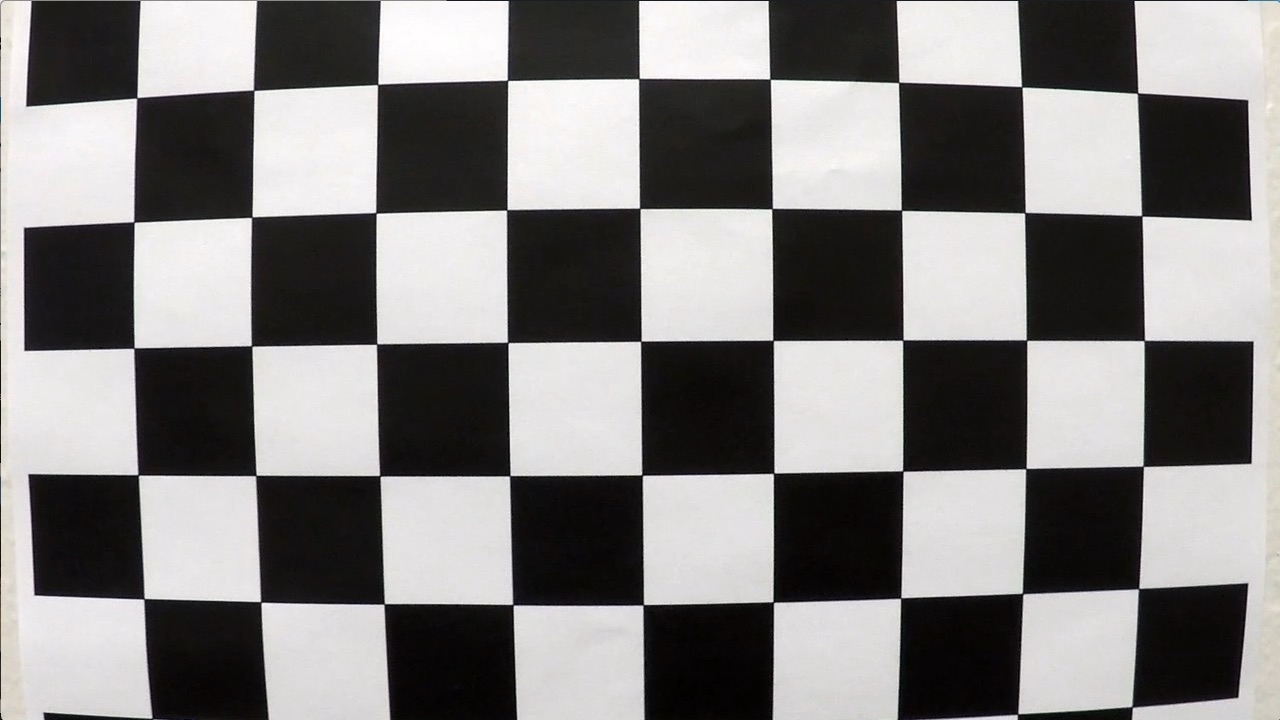
#> input picture APL-CarND-Advanced-Lane-Lines/camera_cal/calibration1.jpg, 1280 x 720 px; the run also reads 2 pictures not shown here
$ jupyter execute --allow-errors ald.ipynb   (shell and % lines are left out)   (older library calls are emulated)
#> lines starting #> are read from the running program, lines starting #| are printed output that depends on the picture; after the words box and inside, x2 and y2 are one past the last pixel; in counts of white or black regions, pixels touching at a corner belong together
## Advanced Lane Finding Project - Arturo Polanco Lozano

In this project, your goal is to write a software pipeline to identify the lane boundaries in a video, but the main output or product we want you to create is a detailed writeup of the project. Check out the writeup template for this project and use it as a starting point for creating your own writeup.

The goals / steps of this project are the following:

Compute the camera calibration matrix and distortion coefficients given a set of chessboard images. Apply a distortion correction to raw images. Use color transforms, gradients, etc., to create a thresholded binary image. Apply a perspective transform to rectify binary image ("birds-eye view"). Detect lane pixels and fit to find the lane boundary. Determine the curvature of the lane and vehicle position with respect to center. Warp the detected lane boundaries back onto the original image. Output visual display of the lane boundaries and numerical estimation of lane curvature and vehicle position..

## Camera Calibration
1. Have the camera matrix and distortion coefficients been computed correctly and
checked on one of the calibration images as a test?

The code for this step is contained in the first code cell of the IPython notebook importing the packages that are used in the whole project, then an image that needs calibration is printed. In cells 3 and 4 I locate the cornesrs in the chessboard and in cell 5 I used them to calculate the distortion correction in a sample image.

I start by preparing "object points", which will be the (x, y, z) coordinates of the chessboard corners in the
world. Here I am assuming the chessboard is fixed on the (x, y) plane at z=0, such that the object points are
the same for each calibration image. Thus, objp is just a replicated array of coordinates, and objpoints
will be appended with a copy of it every time I successfully detect all chessboard corners in a test image.
imgpoints will be appended with the (x, y) pixel position of each of the corners in the image plane with
each successful chessboard detection.I then used the output objpoints and imgpoints to compute the camera calibration and distortion
coefficients using the cv2.calibrateCamera() function. I applied this distortion correction to the test
image using the cv2.undistort() function and obtained this result:

[cell 1]
# import packages
import numpy as np
import cv2
import matplotlib.pyplot as plt
import matplotlib.image as mpimg
import glob
import pickle
from scipy import signal

[cell 2]
# sample of an image used for calibration
img = mpimg.imread('camera_cal/calibration1.jpg')
#> img is the input picture: shape (720, 1280, 3); mean R, G, B 130.1, 128.4, 127.8
plt.imshow(img)

[cell 3]
# Prepare object points
nx = 9 # Number of inside corners in any given row
ny = 6 # Number of inside corners in any given column

# Read in and make a list of calibration images

# glob allows us to read in files with consistent file names
# e.g. calibration-1.jpg, calibration-2.jpg...
images = glob.glob("camera_cal/calibration*.jpg")

# Initialise image and object point arrays
objpoints = []
imgpoints = []

# Generate object points
objp = np.zeros((nx*ny,3), np.float32)
objp[:,:2] = np.mgrid[0:nx,0:ny].T.reshape(-1,2) # x, y coordinates

# [7 lines left out: function cal_undistort, not called in this run]

[cell 4]
for fname in images:

    # Read in image
    img = cv2.imread(fname)

    # Convert to grayscale
    gray = cv2.cvtColor(img, cv2.COLOR_BGR2GRAY)

    # Find the chessboard corners
    # Parameters: (image, chessboard dims, param for any flags)
    # chessboard dims = inside corners, not squares.
    ret, corners = cv2.findChessboardCorners(gray, (nx, ny), None)
#> ret = False; corners = None

    # If found, draw corners
    if ret == True:
        # Fill image point and object point arrays
        imgpoints.append(corners)
        objpoints.append(objp)

        # Draw and display the corners
        cv2.drawChessboardCorners(img, (nx, ny), corners, ret)
        plt.imshow(img)
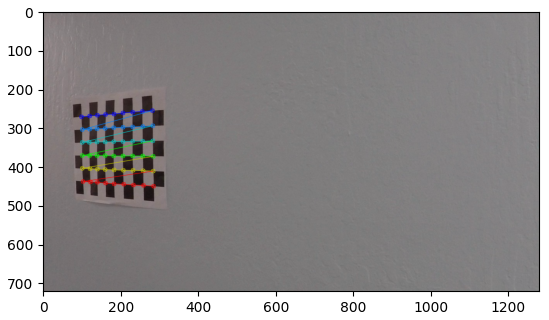
#> figure drawn by matplotlib, 1 panel; B, G, R data is drawn as R, G, B

## Pipeline (single images)
1. Provide an example of a distortion-corrected image.

[cell 5]
# Test undistortion on an image
img = cv2.imread('camera_cal/calibration11.jpg')
img_size = (img.shape[1], img.shape[0])

# Do camera calibration given object points and image points
ret, mtx, dist, rvecs, tvecs = cv2.calibrateCamera(objpoints, imgpoints, img_size,None,None)
#> ret = 0.644; mtx = [[1057.6, 0, 691.1], [0, 1058.6, 278], [0, 0, 1]]; dist = [[-0.322, 0.709, 0.013, 0.00946, -1.02]]; rvecs = ([0.424, -0.236, 0.0488], [-0.024, 0.4, -0.0295]); tvecs = ([-2.48, 1.1, 17.79], [-17.95, -0.401, 29.17])

dst = cv2.undistort(img, mtx, dist, None, mtx)
cv2.imwrite('calibration_wide/test_undist.jpg',dst)

# Save the camera calibration result for later use (we won't worry about rvecs / tvecs)
dist_pickle = {}
dist_pickle["mtx"] = mtx
dist_pickle["dist"] = dist
pickle.dump( dist_pickle, open( "calibration_output.p", "wb" ) )
#dst = cv2.cvtColor(dst, cv2.COLOR_BGR2RGB)
# Visualize undistortion
f, (ax1, ax2) = plt.subplots(1, 2, figsize=(20,10))
ax1.imshow(img)
ax1.set_title('Original', fontsize=50)
ax2.imshow(dst)
ax2.set_title('Undistorted', fontsize=50)

[cell 6]
# extracting values for the camera matrix and distortion coefficients
with open("calibration_output.p", mode='rb') as f:
    camera_calib = pickle.load(f)
mtx = camera_calib["mtx"]
dist = camera_calib["dist"]

# print values
print("Camera matrix values: ",mtx)
print("Distortion coefficients: ",dist)

## Pipeline (single images)

1. Has the distortion correction been correctly applied to each image?

To demonstrate this step, I will describe how I apply the distortion correction to one of the test images like this
one:

[cell 7]
# read image
raw = cv2.imread("test_images/sample.png")
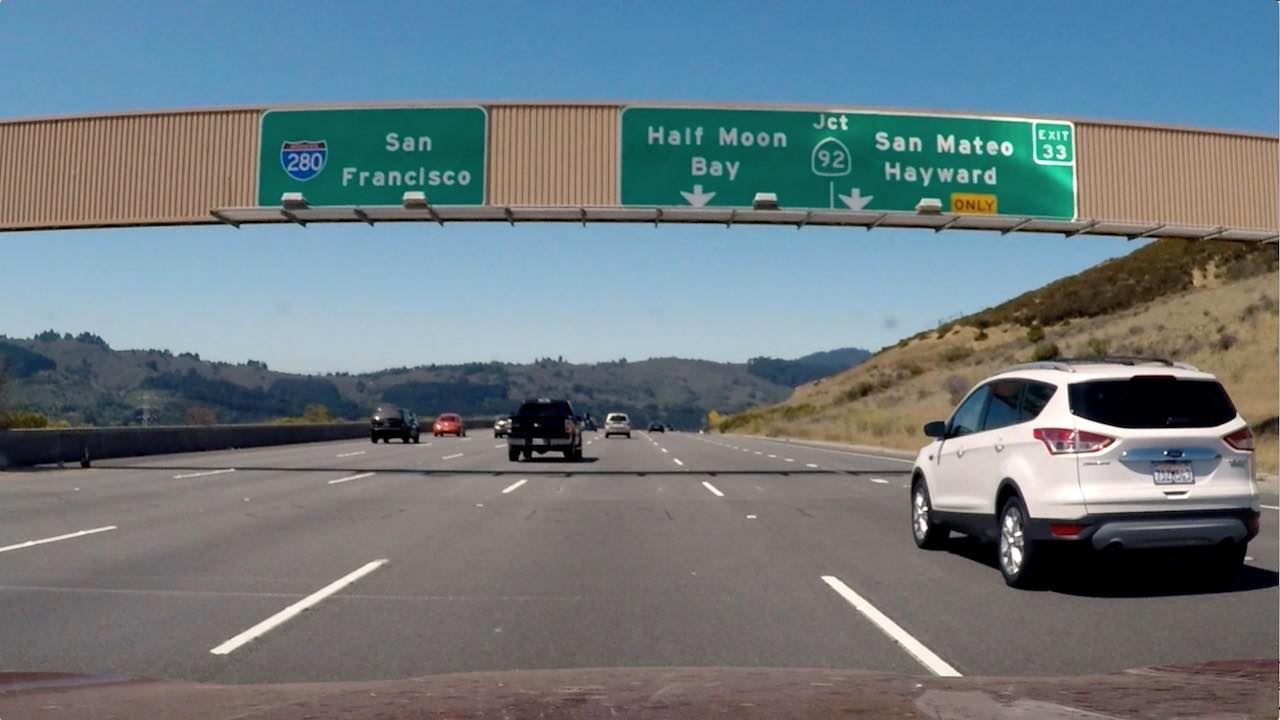
#> input picture APL-CarND-Advanced-Lane-Lines/test_images/sample.png, 1280 x 720 px
#> raw is the input picture: shape (720, 1280, 3); mean B, G, R 127.5, 121.6, 109.2

# undistort sample
image = cv2.undistort(raw, mtx, dist, None, mtx)

# visualize output
f, (ax1, ax2) = plt.subplots(1, 2, figsize=(30,15))
ax1.imshow(raw)
ax1.set_title('Original', fontsize=50)
ax2.imshow(image)
ax2.set_title('Undistorted', fontsize=50)

[cell 8]
# store parameters values
imshape = raw.shape

height = raw.shape[0]
offset = 50
offset_height = height - offset
half_frame = raw.shape[1] // 2
steps = 6
pixels_per_step = offset_height / steps
window_radius = 200
medianfilt_kernel_size = 51
horizontal_offset = 40

blank_canvas = np.zeros((720, 1280))
colour_canvas = cv2.cvtColor(blank_canvas.astype(np.uint8), cv2.COLOR_GRAY2RGB)
#> colour_canvas: shape (720, 1280, 3); every value is 0

## 2. Describe how (and identify where in your code) you used color transforms, gradients or other methods to create a thresholded binary image. Provide an example of a binary image result.

I used a combination of color and gradient thresholds to generate a binary image (thresholding steps cells 9 and 10). Here's an example of my output for this step.

[cell 9]
def apply_threshold_v2(image, xgrad_thresh=(20,100), s_thresh=(170,255)):
    # Grayscale image
    # NOTE: we already saw that standard grayscaling lost color information for the lane lines
    # Explore gradients in other colors spaces / color channels to see what might work better
#> called with xgrad_thresh = (40, 100), s_thresh = (150, 255)
    gray = cv2.cvtColor(image, cv2.COLOR_RGB2GRAY)

    # Sobel x
    sobelx = cv2.Sobel(gray, cv2.CV_64F, 1, 0) # Take the derivative in x
    abs_sobelx = np.absolute(sobelx) # Absolute x derivative to accentuate lines away from horizontal
    scaled_sobel = np.uint8(255*abs_sobelx/np.max(abs_sobelx))

    # Threshold x gradient
    sxbinary = np.zeros_like(scaled_sobel)
    sxbinary[(scaled_sobel >= xgrad_thresh[0]) & (scaled_sobel <= xgrad_thresh[1])] = 1

    # Threshold colour channel

    # Convert to HLS colour space and separate the S channel
    # Note: img is the undistorted image
    hls = cv2.cvtColor(image, cv2.COLOR_RGB2HLS)
#> hls: shape (720, 1280, 3); mean of channels 0, 1, 2 68.8, 119.1, 64.2
    s_channel = hls[:,:,2]
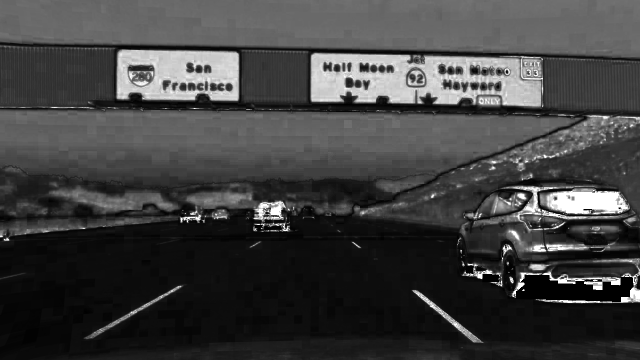
#> s_channel: shape (720, 1280) (shown at 1/2 size); min 0, max 255, mean 64.2

    # Cont'd: Threshold colour channel
    s_binary = np.zeros_like(s_channel)
    s_binary[(s_channel >= s_thresh[0]) & (s_channel <= s_thresh[1])] = 1

    # Stack each channel to view their individual contributions in green and blue respectively
    # This returns a stack of the two binary images, whose components you can see as different colors
    color_binary = np.dstack(( np.zeros_like(sxbinary), sxbinary, s_binary))

    # Combine the two binary thresholds
    combined_binary = np.zeros_like(sxbinary)
    combined_binary[(s_binary == 1) | (sxbinary == 1)] = 1

    return combined_binary

[cell 10]
xgrad_thresh_temp = (40,100)
s_thresh_temp=(150,255)

combined_binary = apply_threshold_v2(image, xgrad_thresh=xgrad_thresh_temp, s_thresh=s_thresh_temp)
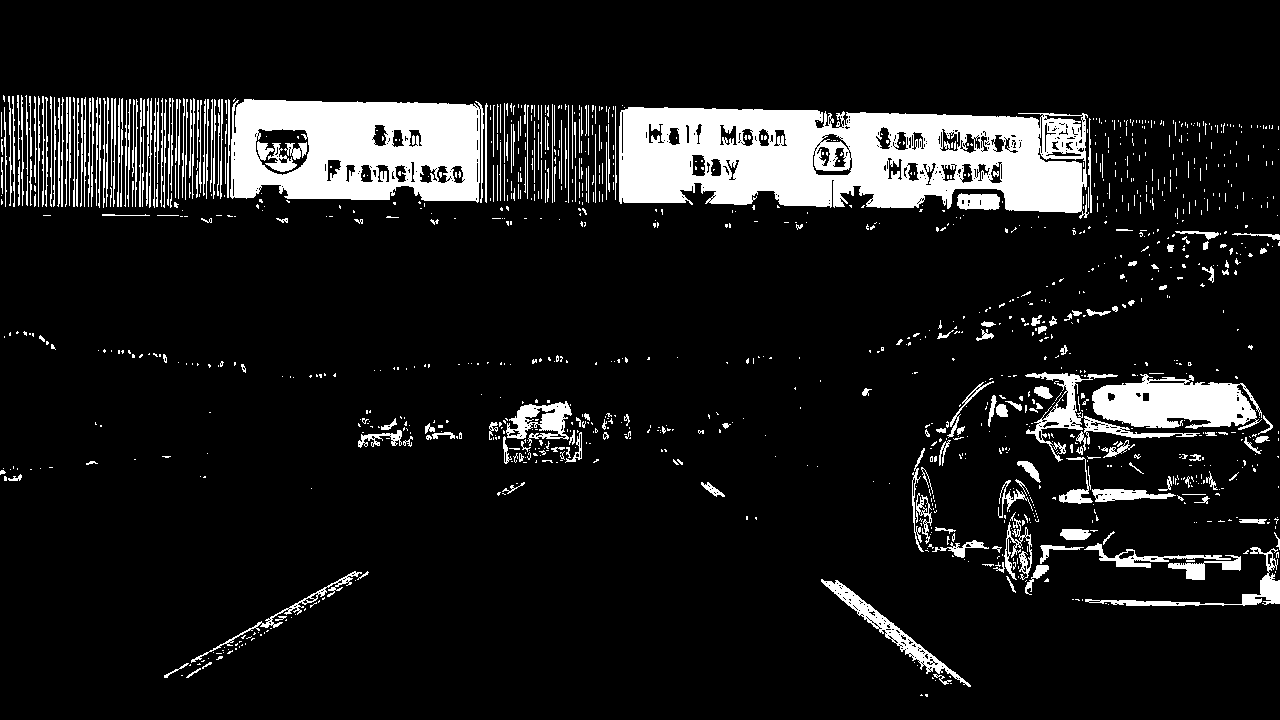
#> combined_binary: shape (720, 1280); values 0 (black) and 1 (white), 10.9% white; 1258 white regions (998 under 20 px), largest, box (x1, y1, x2, y2) and area: (619, 107, 1089, 219) 36519, (230, 99, 484, 203) 20249, (1092, 374, 1262, 430) 6329
#> (the rest of the program and of its run is left out)
